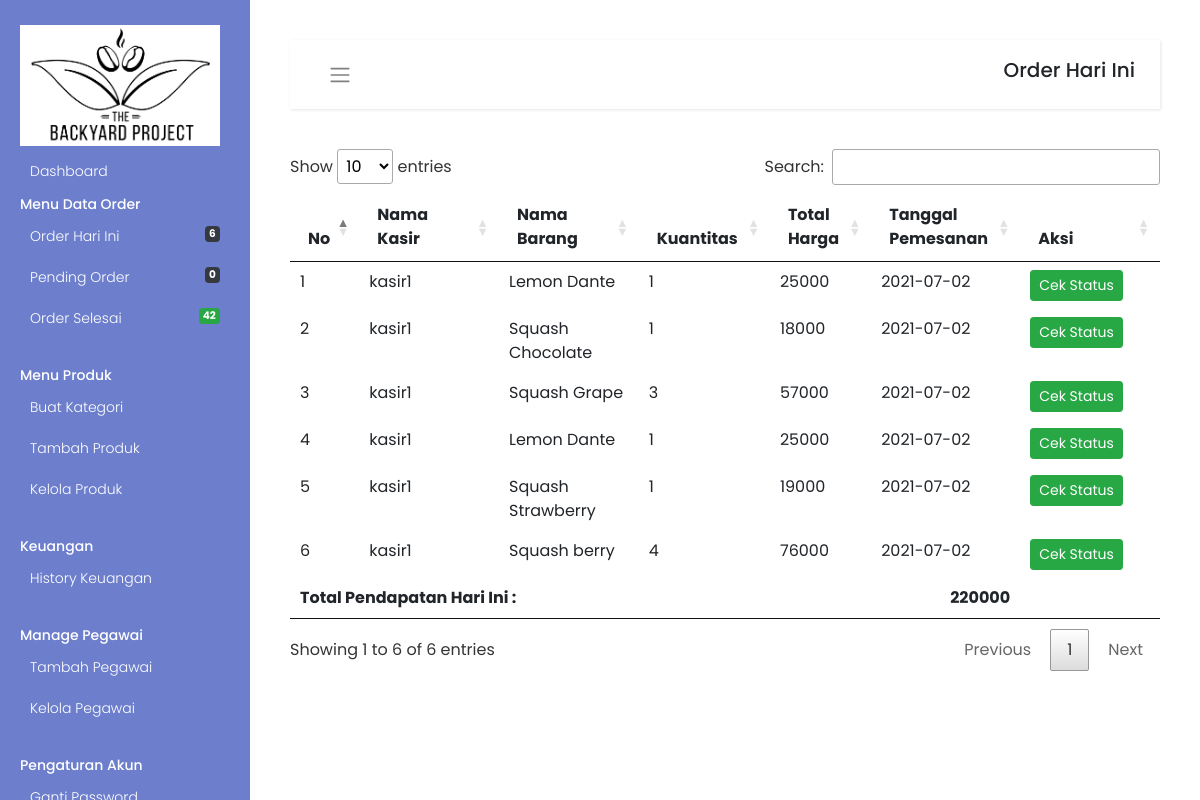
The page /admin/order-hari-ini.php (signed in) on the database its author committed.
### tables this page shows
CREATE TABLE `orders` (
  `id` int(11) NOT NULL,
  `userId` int(11) DEFAULT NULL,
  `customer` varchar(200) NOT NULL,
  `productId` int(11) DEFAULT NULL,
  `quantity` int(11) DEFAULT NULL,
  `orderDate` date NOT NULL DEFAULT current_timestamp(),
  `paymentMethod` varchar(50) DEFAULT NULL,
  `orderStatus` varchar(50) DEFAULT NULL
);

CREATE TABLE `users` (
  `id_user` int(11) NOT NULL,
  `username` varchar(30) NOT NULL,
  `password` varchar(200) DEFAULT NULL
);

CREATE TABLE `products` (
  `id` int(11) NOT NULL,
  `category` int(11) NOT NULL,
  `productName` varchar(255) NOT NULL,
  `productPrice` int(11) NOT NULL,
  `productDescription` longtext NOT NULL,
  `qty` int(11) NOT NULL,
  `productImage` varchar(255) NOT NULL
);

### admin/order-hari-ini.php (the view, shortened to what this page needs)
<?php
include('include/config.php');
if (strlen($_SESSION['alogin']) == 0) {
	header('location:index.php');
} else {
?>
	<?php include 'head.php' ?>
	<?php include 'sidebar.php' ?>
	<div id="content">
		<nav class="navbar navbar-expand-lg navbar-light bg-white">
			<div class="container-fluid">
				<button type="button" id="sidebarCollapse" class="btn btn-link">
					<i class="navbar-toggler-icon"></i>
				</button>
				<h5>Order Hari Ini</h5>
			</div>
		</nav>
		<table id="myTable" class="table table-borderless">
			<thead>
				<tr align="center">
					<th scope="col" width="5%">No</th>
					<th scope="col" width="15%">Nama Kasir</th>
					<th scope="col" width="15%">Nama Barang</th>
					<th scope="col" width="10%">Kuantitas</th>
					<th scope="col" width="10%">Total Harga</th>
					<th scope="col" width="10%">Tanggal Pemesanan</th>
					<th scope="col" width="15%">Aksi</th>
				</tr>
			</thead>
			<tbody>
				<?php
				$f1 = "00:00:00";
				$from = date('Y-m-d') . " " . $f1;
				$t1 = "23:59:59";
				$to = date('Y-m-d') . " " . $t1;
				$query = mysqli_query($con, "SELECT users.username as username, products.productName as productname,orders.quantity as quantity,orders.orderDate as orderdate,products.productPrice as productprice,orders.id as id  from orders join users on orders.userId=users.id_user join products on products.id=orders.productId where orders.orderDate Between '$from' and '$to'");
				$sql2 = mysqli_query($con, "SELECT SUM(totalBelanja) AS total_belanja FROM orderhistory WHERE postingDate BETWEEN '$from' AND '$to'");
				$cnt = 1;
				while ($row = mysqli_fetch_array($query)) {
				?>
					<tr>
						<td><?php echo htmlentities($cnt); ?></td>
						<td><?php echo htmlentities($row['username']); ?></td>
						<td><?php echo htmlentities($row['productname']); ?></td>
						<td><?php echo htmlentities($row['quantity']); ?></td>
						<td><?php echo htmlentities($row['quantity'] * $row['productprice']); ?></td>
						<td><?php echo htmlentities($row['orderdate']); ?></td>
						<td> <a href="updateorder.php?oid=<?php echo htmlentities($row['id']); ?>" title="Update order" class="btn btn-success btn-sm text-white">Cek Status</a>
						</td>
					</tr>
				<?php $cnt = $cnt + 1;
				} ?>
			</tbody>
			<?php while($data = mysqli_fetch_array($sql2)){ ?>
                    <tr>
                        <td colspan=4><b>Total Pendapatan Hari Ini :</b></td>
                        <td colspan=2 align="right"><b><?php echo $data['total_belanja']; ?></b></td>
                    </tr>
                    <?php
                    }
            ?>
		</table>
	</div>
<?php } ?>

### assets/css/custom-sidebar.css (style rules this page uses)
* { font-family: "Poppins", sans-serif; }
.wrapper a, .wrapper a:hover, .wrapper a:focus { color: inherit; text-decoration: none; -webkit-transition: all 0.3s; transition: all 0.3s; }
.wrapper .navbar { padding: 15px 10px; background: #fff; border: none; border-radius: 0; margin-bottom: 40px; -webkit-box-shadow: 1px 1px 3px rgba(0, 0, 0, 0.1); box-shadow: 1px 1px 3px rgba(0, 0, 0, 0.1); }
.wrapper #content { width: calc(100% - 250px); padding: 40px; min-height: 100vh; -webkit-transition: all 0.3s; transition: all 0.3s; position: absolute; top: 0; right: 0; }

### rows shown on the page
orders: userId.username "kasir1", productId.productName "Lemon Dante", quantity "1", $row['quantity']*$row['productprice'] "25000", orderDate "2021-07-02"
orders: userId.username "kasir1", productId.productName "Squash Chocolate", quantity "1", $row['quantity']*$row['productprice'] "18000", orderDate "2021-07-02"
orders: userId.username "kasir1", productId.productName "Squash Grape", quantity "3", $row['quantity']*$row['productprice'] "57000", orderDate "2021-07-02"
orders: userId.username "kasir1", productId.productName "Lemon Dante", quantity "1", $row['quantity']*$row['productprice'] "25000", orderDate "2021-07-02"
orders: userId.username "kasir1", productId.productName "Squash Strawberry", quantity "1", $row['quantity']*$row['productprice'] "19000", orderDate "2021-07-02"
orders: userId.username "kasir1", productId.productName "Squash berry", quantity "4", $row['quantity']*$row['productprice'] "76000", orderDate "2021-07-02"

### other values the page prints
$num_rows1 "6"
$num "0"
$num1 "42"
$data['total_belanja'] "220000"
